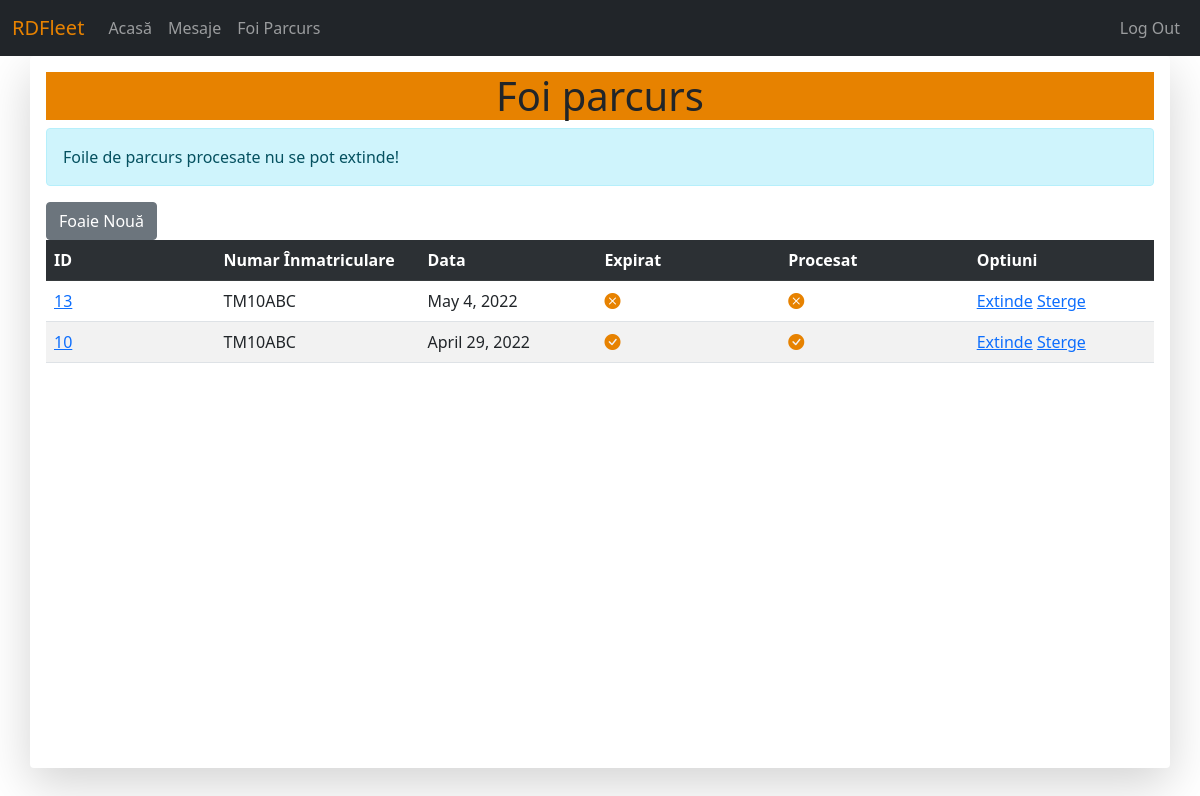
/vehicles/2/parcurs (signed in), run on the app's committed database.
### pages/models.py (models this page shows)
class FoaieParcurs(models.Model):
	vehicle = models.ForeignKey(Vehicle, on_delete=models.SET_NULL, null=True, verbose_name="Nr. Înmatriculare", blank = True)
	creation_date = models.DateField(verbose_name="Data")
	data_expirare = models.DateField(verbose_name="Data Expirare")
	expired = models.BooleanField(default=False)
	procesat = models.BooleanField(default=False)

### vehicles/models.py (models this page shows, shortened)
class Vehicle(models.Model):
	vehicle_plate = models.CharField(max_length = 10, unique = True, verbose_name = "Număr înmatriculare")
	vehicle_odometer = models.PositiveIntegerField(verbose_name = "Kilometraj")
	vehicle_itp = models.DateField(verbose_name = "ITP expiră la")
	vehicle_rca = models.DateField(verbose_name = "RCA expiră la")
	vehicle_last_service = models.PositiveIntegerField(verbose_name = "Ultimul service efectuat KM")
	vehicle_driver = models.ForeignKey(settings.AUTH_USER_MODEL, on_delete=models.SET_NULL, null = True, verbose_name = "Șoferul", blank = True)
	vehicle_category = models.ForeignKey(Category, on_delete=models.SET_NULL, null = True, verbose_name = "Categoria", blank = True)

### vehicles/views.py (the view, shortened to what this page needs)
# urls.py: path('<int:id>/parcurs', views.VehicleParcursView.as_view(), name='vehicle-parcurs'),
class VehicleParcursView(View):
	template_name = 'vehicles/lista_foi_parcurs.html'
	def get(self,request,*args,**kwargs):
		id = self.kwargs.get('id')
		veh = Vehicle.objects.get(id=id)
		foi = FoaieParcurs.objects.filter(vehicle=veh)
		for f in foi:
			if f.data_expirare < datetime.date.today():
				f.expired = True
				f.save()
		context = {
			'foi' : foi,
		}
		return render(request,self.template_name,context)

### vehicles/templates/vehicles/lista_foi_parcurs.html (shortened to what this page needs)
{% extends 'base.html' %}
{% block content %}
	<h1 style="background-color: #e78200; text-align: center;">Foi parcurs</h1>
	<div class="alert alert-info" role="alert">
  		Foile de parcurs procesate nu se pot extinde!
	</div>
	<form method = "POST"> {% csrf_token %}
		<input class='btn btn-secondary' type="submit" value="Foaie Nouă">
	</form>
	{% if foi %}
	<table class="table table-striped table-hover">
		<tr scope="row" class="table-dark">
			<th style="width: 250px;">ID</th>
			<th style="width: 250px;">Numar Înmatriculare</th>
			<th style="width: 250px;">Data</th>
			<th style="width: 250px;">Expirat</th>
			<th style="width: 250px;">Procesat</th>
			<th style="width: 250px;">Optiuni</th>
		</tr>
		<tr scope="row">{% for foaie in foi reversed %}
			<td><a href="{% url 'foaie-detaliu' foaie.id %}">{{ foaie.id }}</a></td>
			<td>{{ foaie.vehicle.vehicle_plate }}</td>
			<td>{{ foaie.creation_date }}</td>
			<td>{% if foaie.expired %}
				<i class="bi bi-check-circle-fill" style="color:#e78200"></i>
				{% else %}
				<i class="bi bi-x-circle-fill" style="color:#e78200"></i>
			{% endif %}
			</td>
			<td>{% if foaie.procesat%}
				<i class="bi bi-check-circle-fill" style="color:#e78200"></i>
				{% else %}
				<i class="bi bi-x-circle-fill" style="color:#e78200"></i>
			{% endif %}
			</td>
			<td><a href="{% url 'foaie-parcurs-extend' foaie.id %}">Extinde</a> <a href="{% url 'foaie-parcurs-delete' foaie.id %}">Sterge</a></td>
		</tr>
		{% endfor %}
	</table>
	{% endif %}
{% endblock %}

### static/style.css (style rules this page uses)
body { margin:0; height: 100%; }

### data on the page
FoaieParcurs: id "13", vehicle.vehicle_plate "TM10ABC", creation_date "May 4, 2022", expired False (drawn), procesat False (drawn)
FoaieParcurs: id "10", vehicle.vehicle_plate "TM10ABC", creation_date "April 29, 2022", expired True (drawn), procesat True (drawn)
